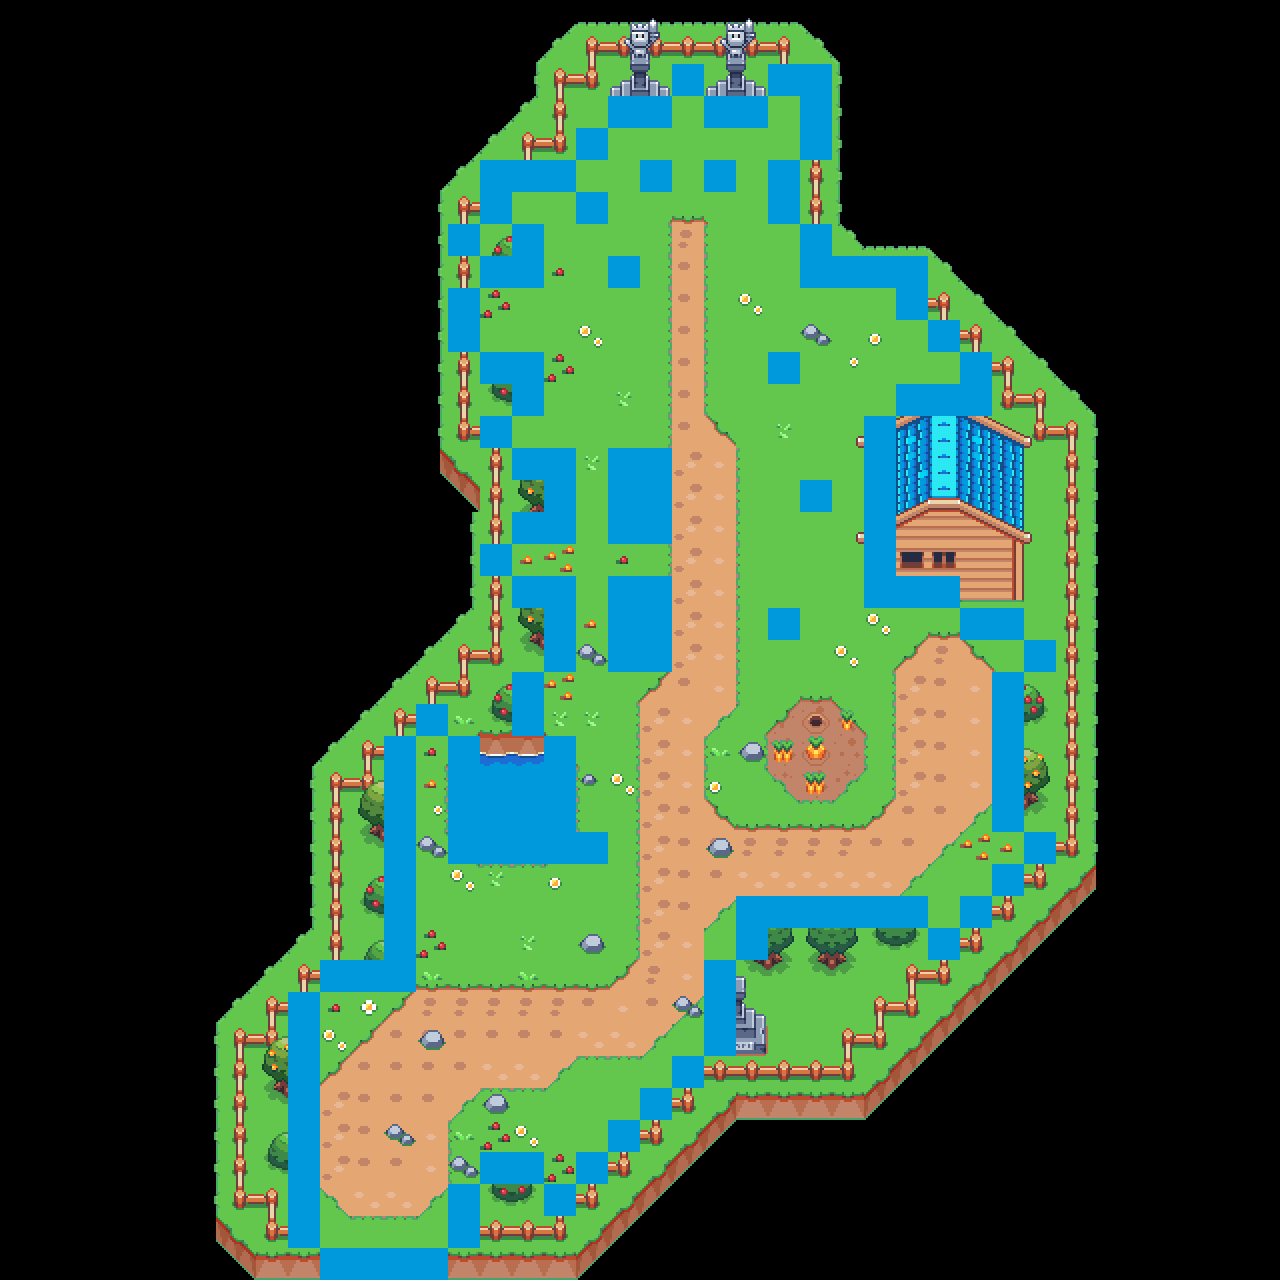

Rendered tile map (Tiled .tmx) drawn with the repository's tilesets; below, a short description and the map source with its tile grids summarised:
An orthogonal 40x40 tile map with 32x32 px tiles, 7 tile layers (Terrain, Path, Breeding Patch, Fences, ...).

<map version="1.5" tiledversion="1.5.0" orientation="orthogonal" renderorder="right-down" width="40" height="40" tilewidth="32" tileheight="32" infinite="0" nextlayerid="11" nextobjectid="1">
 <tileset firstgid="1" name="World" tilewidth="32" tileheight="32" tilecount="4096" columns="64">
  <image source="SunnysideWorld_Tileset_V0.1.png" width="2048" height="2048" />
 </tileset>
 <layer id="1" name="Terrain" width="40" height="40">
  <properties>
   <property name="drawable" type="int" value="1" />
   <property name="Collisions" type="int" value="0" />
  </properties>
  <data>[1600 cells, 826 non-empty, 29 distinct tile ids]</data>
 </layer>
 <layer id="5" name="Path" width="40" height="40">
  <properties>
   <property name="drawable" type="int" value="1" />
   <property name="Collisions" type="int" value="0" />
  </properties>
  <data>[1600 cells, 239 non-empty, 24 distinct tile ids]</data>
 </layer>
 <layer id="9" name="Breeding Patch" width="40" height="40">
  <properties>
   <property name="drawable" type="int" value="1" />
   <property name="Collisions" type="int" value="0" />
  </properties>
  <data>[1600 cells, 21 non-empty, 17 distinct tile ids]</data>
 </layer>
 <layer id="6" name="Fences" width="40" height="40">
  <properties>
   <property name="drawable" type="int" value="1" />
   <property name="Collisions" type="int" value="0" />
  </properties>
  <data>[1600 cells, 126 non-empty, 8 distinct tile ids]</data>
 </layer>
 <layer id="7" name="Bushes/Trees/Foraging" width="40" height="40">
  <properties>
   <property name="drawable" type="int" value="1" />
   <property name="Collisions" type="int" value="0" />
  </properties>
  <data>[1600 cells, 155 non-empty, 45 distinct tile ids]</data>
 </layer>
 <layer id="8" name="Decorations" width="40" height="40">
  <properties>
   <property name="drawable" type="int" value="1" />
   <property name="Collisions" type="int" value="0" />
  </properties>
  <data>[1600 cells, 118 non-empty, 101 distinct tile ids]</data>
 </layer>
 <layer id="10" name="Collisions" width="40" height="40">
  <properties>
   <property name="Collisions" type="int" value="1" />
   <property name="drawable" type="int" value="0" />
  </properties>
  <data>[1600 cells, 141 non-empty, 1 distinct tile ids]</data>
 </layer>
</map>
